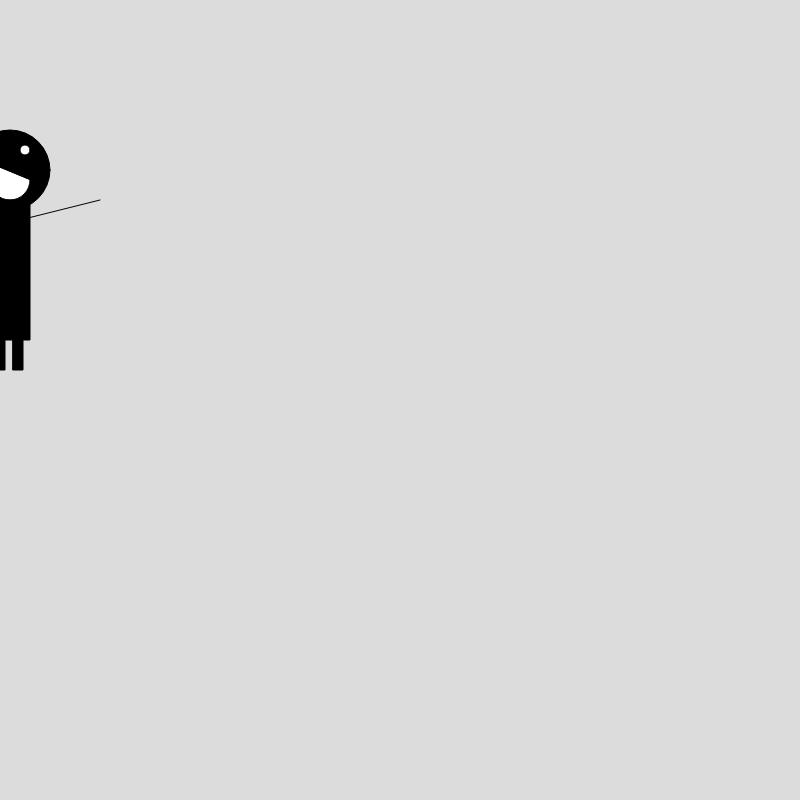
Frame 1 (no input)
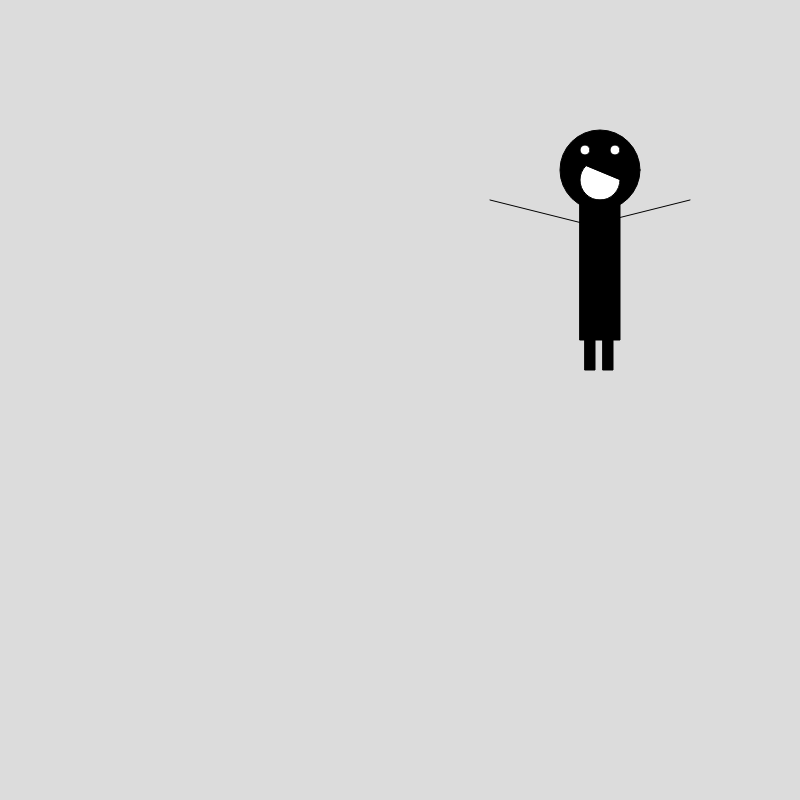
Frame 60 (no input)
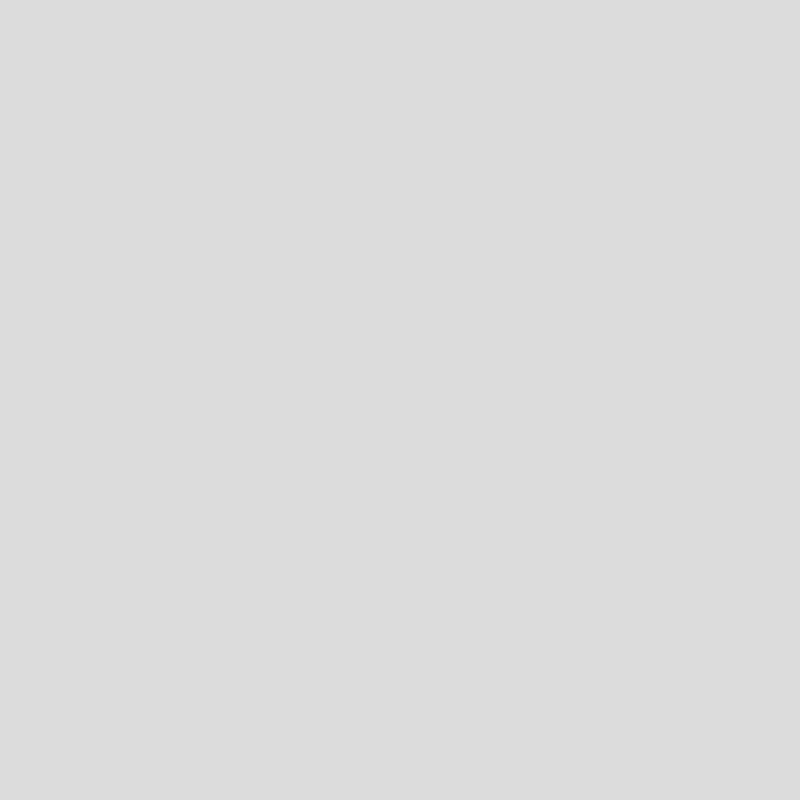
Frame 120 (the mouse pressed at the canvas centre since frame 60)

The p5.js sketch that drew these frames (run headless with seeded random() and noise() and a simulated clock; from frame 60 on, the mouse is pressed at the canvas centre):

// p5.js sketch
// ── sketch.js
let x = -400;


function setup() {
  createCanvas(800, 800);
}

function draw() {
  background(220);

  push();
  translate(x, 0);
  avatar();
  x += 10;
  if (x > width) {
    x = -400;
  }

  pop() ;

}

function avatar() {

   // rain man body head when not pressed
  fill('black')
  ellipse(410, 170, 80, 80);

  fill('white');
  arc(410, 180, 40, 40, 0, PI + QUARTER_PI, CHORD);

  // rain man body
  fill('black');
  rect(390, 200, 40, 140);
  rect(395, 230, 10, 140);
  rect(413, 230, 10, 140);

  // rain man arms
  fill('black');
  line(500, 200, 400, 225);
  fill('black');
  line(300, 200, 400, 225);

  fill('white')
  ellipse(395, 150, 10, 10);

  fill('white')
  ellipse(425, 150, 10, 10);



}
